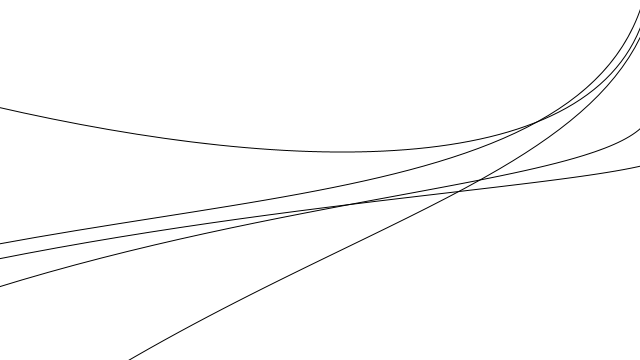
Frame 1 (no input)
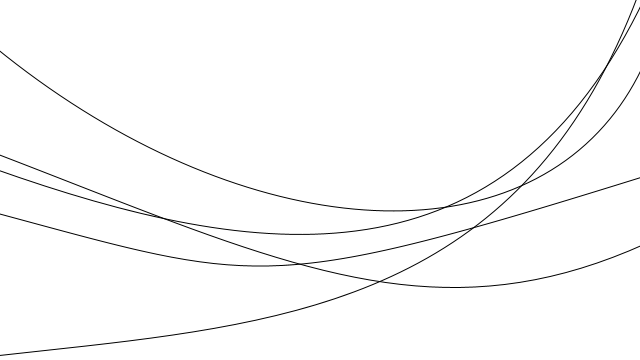
Frame 60 (the mouse pressed at the canvas centre just before this capture)
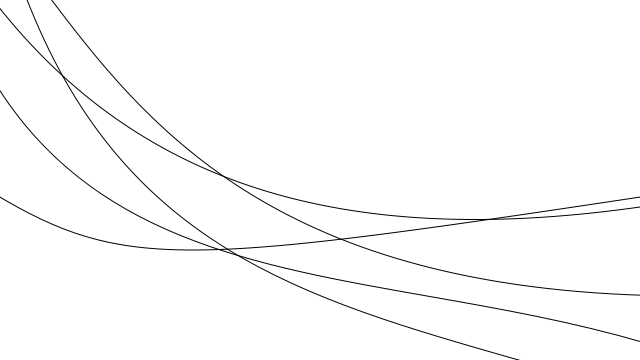
Frame 120 (the mouse held since frame 60 and released just before this capture)

The Processing sketch that drew these frames (run headless with seeded random() and noise(); from frame 60 on, the mouse is pressed at the canvas centre):

// Processing sketch: processing_86863
// ── processing_86863.pde

int numCurves = 5;
ArrayList<MyCurve> CurveList;

boolean letsPaint = false;
int strokeAlpha = 255;

boolean showPoints = false;

int nestedCurves = 1;

void setup() {
  size(640, 360);
  background(#FFFFFF);
  smooth();
  frameRate(60);

  CurveList = new ArrayList<MyCurve>();

  for (int i = 0; i<numCurves; i++) {
    CurveList.add( new MyCurve() );
  }
}

void draw() {
  if (!letsPaint) background(#FFFFFF);
  for (MyCurve animCurve : CurveList) {
    animCurve.display();
  }
}

void mousePressed() {
  background(#FFFFFF);
  for (MyCurve animCurve : CurveList) {
    animCurve.randomNums();
  }
}

void keyPressed() {
  if (key == ' ') {
    showPoints = false;
    if (letsPaint) {
      letsPaint = false;
      strokeAlpha= 255;
    } else {
      background(#FFFFFF);
      letsPaint = true;
      strokeAlpha = 10;
    }
  }
  if (key == 'p') {
    if (showPoints) {
      showPoints = false;
    } else {
      showPoints = true;
     }
  }
  if (key == '+') {
    nestedCurves++;
  }
  if (key == '-') {
    nestedCurves--;
    if (nestedCurves<=1) nestedCurves=1;
  }
}

class MyCurve {

  float ranX, ranY;
  float c, s;
  float angle;
  float speed;
  float radi;
  float y1, y2;

  int curveSpacing = 20;

  MyCurve() {
    angle = 0.0;
    speed = 0.02;
    radi  = ((int)random(5) * 25) + 100;
    randomNums();
  }

  void randomNums() {
    ranX = random(1) + 0.5;
    ranY = random(2) + 0.5;
    y1 = (int)random(height);
    y2 = (int)random(height);
  }

  void display() {
    noFill(); stroke(#000000, strokeAlpha);
      
    c = cos(angle);
    s = sin(angle/ranX);

    for (int i = 0; i<nestedCurves; i++){
      float yPos1 = y1 + (i*curveSpacing) + (c * radi);
      float yPos2 = y2 + (i*curveSpacing) - (c * radi);

      PVector pt1 = new PVector(
        (width  / 3) + (cos(angle) * radi),
        (height / 2) + (sin(angle/ranY) * radi)
      );

      PVector pt2 = new PVector(
        ((width / 3) + (cos(angle/ranX) * radi)) * 2,
        (height  / 2) + (sin(angle) * radi)
      );

      bezier(-10, yPos1, pt1.x, pt1.y, pt2.x, pt2.y, width+10, yPos2);

      if(showPoints && !letsPaint) {
        stroke(#333333);

        // left bezier handles
        fill(#333333); rect(pt1.x, pt1.y, 3, 3);
        textSize(9); fill(#FF0000); text("pt1.x - " + (int)pt1.x, pt1.x + 5, pt1.y + 3); fill(#CC0000); text("pt1.y - " + (int)pt1.y, pt1.x + 5, pt1.y + 15);

        // right bezier handles
        fill(#333333); rect(pt2.x, pt2.y, 3, 3);
        textSize(9); fill(#0000FF); text("pt2.x - " + (int)pt2.x, pt2.x + 5, pt2.y + 3); fill(#0000CC); text("pt2.y - " + (int)pt2.y, pt2.x + 5, pt2.y + 15);

        noFill();
      }
    }
    angle+=speed;
  }
}
